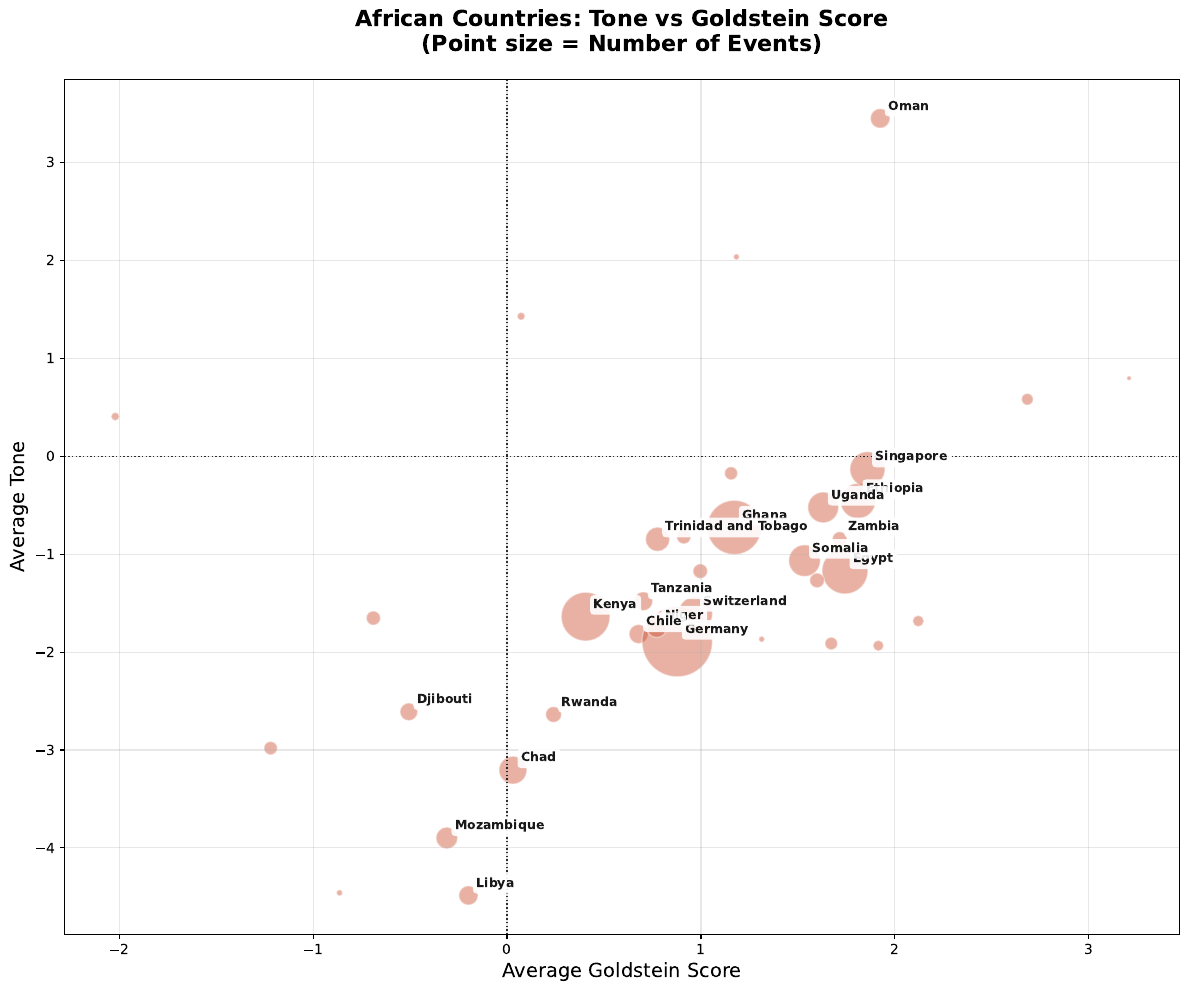

Write the Python code that produced this figure.
"""
African Countries Scatterplot Generator

Generates a scatterplot showing African countries positioned by their average 
Goldstein Score (x-axis) vs Average Tone (y-axis), with point size representing 
the number of events. Includes country labels for the top 20 countries by event count
and reference lines at x=0 and y=0.

Usage:
    python african_countries_scatterplot.py

The script will automatically:
1. Load GDELT data (prioritizing datasets with DATEADDED column)
2. Filter to last 6 months of data
3. Filter to African countries only
4. Generate PDF report with scatterplot
"""

import pandas as pd
import numpy as np
import matplotlib.pyplot as plt
from matplotlib.backends.backend_pdf import PdfPages
from datetime import datetime, timedelta
import requests
import warnings
warnings.filterwarnings('ignore')

def load_country_names():
    """Load country code to name mapping from GDELT FIPS lookup."""
    try:
        response = requests.get('https://www.gdeltproject.org/data/lookups/FIPS.country.txt')
        response.raise_for_status()
        
        country_lookup = {}
        for line in response.text.strip().split('\n'):
            if '\t' in line:
                parts = line.strip().split('\t')
                if len(parts) >= 2:
                    code = parts[0].strip()
                    name = parts[1].strip()
                    country_lookup[code] = name
        
        print(f"Loaded {len(country_lookup)} country names")
        return country_lookup
    except Exception as e:
        print(f"Warning: Could not load country names: {e}")
        return {}

def load_gdelt_data():
    """Load GDELT data, prioritizing datasets with DATEADDED column."""
    try:
        df = pd.read_parquet('../test_dateadded.parquet')
        print("Using dataset with DATEADDED column")
        return df, True
    except FileNotFoundError:
        try:
            df = pd.read_parquet('../africa_russia_events.parquet')
            print("Using fallback dataset")
            return df, False
        except FileNotFoundError:
            raise FileNotFoundError("No GDELT data files found. Please ensure data files exist.")

def process_dates(df, has_dateadded):
    """Process date columns and filter to last 6 months."""
    # Convert SQLDATE to datetime
    df['Date'] = pd.to_datetime(df['SQLDATE'], format='%Y%m%d')
    
    # Process DATEADDED if available
    if has_dateadded and 'DATEADDED' in df.columns:
        sample_dateadded = str(df['DATEADDED'].iloc[0])
        if len(sample_dateadded) == 14:
            df['DateAdded'] = pd.to_datetime(df['DATEADDED'], format='%Y%m%d%H%M%S')
        else:
            df['DateAdded'] = pd.to_datetime(df['DATEADDED'], format='%Y%m%d')
        
        # Filter using DATEADDED
        latest_date = df['DateAdded'].max()
        six_months_ago = latest_date - timedelta(days=180)
        df = df[df['DateAdded'] >= six_months_ago].copy()
        date_source = "DATEADDED"
    else:
        # Filter using SQLDATE
        latest_date = df['Date'].max()
        six_months_ago = latest_date - timedelta(days=180)
        df = df[df['Date'] >= six_months_ago].copy()
        date_source = "SQLDATE"
    
    print(f"Filtered to last 6 months using {date_source}: {six_months_ago.date()} to {latest_date.date()}")
    return df

def filter_african_countries(df):
    """Filter dataset to include only African countries."""
    african_countries = [
        'DZ', 'AO', 'BJ', 'BW', 'BF', 'BI', 'CM', 'CV', 'CF', 'TD', 'KM', 'CG', 
        'CD', 'CI', 'DJ', 'EG', 'GQ', 'ER', 'ET', 'GA', 'GM', 'GH', 'GN', 'GW', 
        'KE', 'LS', 'LR', 'LY', 'MG', 'MW', 'ML', 'MR', 'MU', 'MA', 'MZ', 'NA', 
        'NE', 'NG', 'RW', 'ST', 'SN', 'SC', 'SL', 'SO', 'ZA', 'SS', 'SD', 'SZ', 
        'TZ', 'TG', 'TN', 'UG', 'ZM', 'ZW'
    ]
    
    africa_df = df[df['ActionGeo_CountryCode'].isin(african_countries)].copy()
    print(f"African countries events: {len(africa_df)}")
    return africa_df

def calculate_country_metrics(df):
    """Calculate aggregated metrics by country."""
    country_metrics = df.groupby('ActionGeo_CountryCode').agg({
        'AvgTone': 'mean',
        'GoldsteinScale': 'mean',
        'GLOBALEVENTID': 'count'
    }).reset_index()
    
    # Remove countries with null values and filter for reasonable sample sizes
    country_metrics = country_metrics.dropna()
    country_metrics = country_metrics[country_metrics['GLOBALEVENTID'] >= 10]
    
    print(f"Countries with ≥10 events: {len(country_metrics)}")
    return country_metrics

# Load country names and data
country_names = load_country_names()
df, has_dateadded = load_gdelt_data()
df = process_dates(df, has_dateadded)
africa_df = filter_african_countries(df)
country_metrics = calculate_country_metrics(africa_df)

print(f"Total events processed: {len(df)}")

def create_scatterplot(country_metrics, country_names, output_filename='african_countries_scatterplot.pdf'):
    """Generate the African countries scatterplot and save as PDF."""
    with PdfPages(output_filename) as pdf:
        # Create figure
        fig = plt.figure(figsize=(12, 10))
        
        # Create scatter plot with increased transparency
        scatter = plt.scatter(country_metrics['GoldsteinScale'], 
                             country_metrics['AvgTone'],
                             s=country_metrics['GLOBALEVENTID'] * 0.8,  # Size by event count
                             alpha=0.4,  # Increased transparency
                             c='#C73E1D',
                             edgecolors='white',
                             linewidth=1)
        
        # Add dotted black reference lines at x=0 and y=0
        plt.axhline(y=0, color='black', linewidth=1, alpha=0.8, linestyle=':', label='Neutral Tone')
        plt.axvline(x=0, color='black', linewidth=1, alpha=0.8, linestyle=':', label='Neutral Goldstein')
        
        # Formatting
        plt.xlabel('Average Goldstein Score', fontsize=14)
        plt.ylabel('Average Tone', fontsize=14)
        plt.title('African Countries: Tone vs Goldstein Score\n(Point size = Number of Events)', 
                  fontsize=16, fontweight='bold', pad=20)
        plt.grid(alpha=0.3)
        
        # Add annotations for top 20 countries by event count using full names
        top_countries = country_metrics.nlargest(20, 'GLOBALEVENTID')
        for _, row in top_countries.iterrows():
            country_code = row['ActionGeo_CountryCode']
            # Use full country name if available, otherwise use code
            country_label = country_names.get(country_code, country_code)
            
            plt.annotate(country_label, 
                        (row['GoldsteinScale'], row['AvgTone']),
                        xytext=(6, 6), textcoords='offset points',
                        fontsize=9, fontweight='bold', alpha=0.9,
                        bbox=dict(boxstyle='round,pad=0.3', facecolor='white', alpha=0.9, edgecolor='none'))
        
        # Adjust layout
        plt.tight_layout()
        
        # Save the page
        pdf.savefig(fig, bbox_inches='tight', dpi=300)
        plt.close()
    
    print(f"PDF generated successfully: {output_filename}")

# Generate the scatterplot
create_scatterplot(country_metrics, country_names)